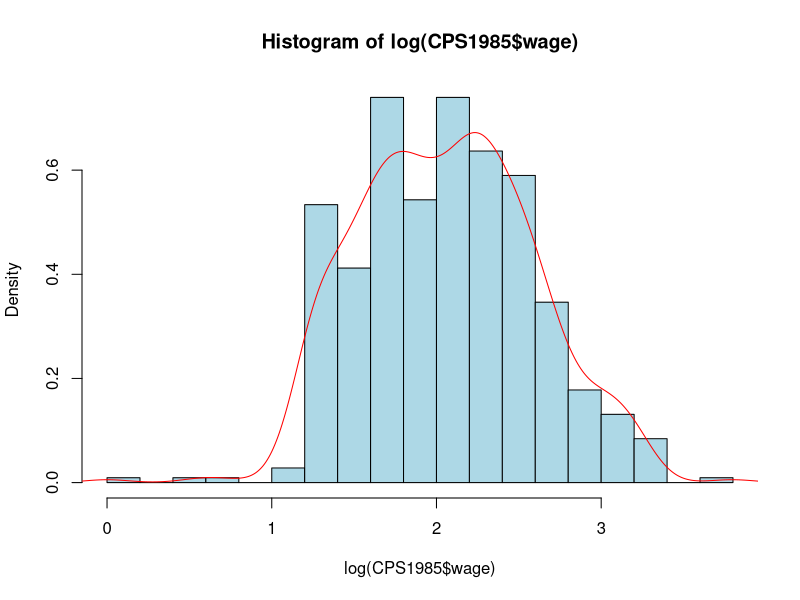

Write the R code that produced this figure. (Note: this script raises an error after producing the figure.)
## ----echo=FALSE, include=FALSE-------------------------------------------
getwd()
CPS1985 <- read.table("./data/CPS1985.txt", header = TRUE)

## ------------------------------------------------------------------------
summary(CPS1985$wage)         # get a summary
is.numeric(CPS1985$wage)      # check if variable is numeric
mean(CPS1985$wage)            # get mean
var(CPS1985$wage)             # get variance

## ----out.width='45%', fig.align="center"---------------------------------
hist(log(CPS1985$wage), freq = FALSE, nclass = 20, col = "light blue")
lines(density(log(CPS1985$wage)), col = "red")

## ----comment = ''--------------------------------------------------------
summary(CPS1985$occupation)

## ----comment = ''--------------------------------------------------------
levels(CPS1985$occupation)[c(2, 6)] <- c("techn", "mgmt")
summary(CPS1985$occupation)

## ----eval=FALSE----------------------------------------------------------
tab <- table(CPS1985$occupation)
prop.table(tab)
barplot(tab)
pie(tab, col = gray(seq(0.4, 1.0, length = 6)))

## ----comment = ''--------------------------------------------------------
attach(CPS1985)                 # attach the data set to avoid use of $ 
table(gender, occupation)       # no name_df$name_var necessary
prop.table(table(gender, occupation))
detach(CPS1985)                 # now detach when work is done

## ----out.width='45%', fig.align="center"---------------------------------
plot(gender ~ occupation, data = CPS1985)

## ----echo=FALSE, include=FALSE-------------------------------------------
attach(CPS1985)

## ------------------------------------------------------------------------
tapply(wage, gender, mean)
tapply(log(wage), list(gender, occupation), mean)

## ----echo=FALSE----------------------------------------------------------
detach(CPS1985)

## ----out.width='45%', fig.align="center"---------------------------------
boxplot(log(wage) ~ gender, data = CPS1985)

## ----out.width='75%', fig.align="center"---------------------------------
boxplot(log(wage) ~ gender + occupation, data = CPS1985)
